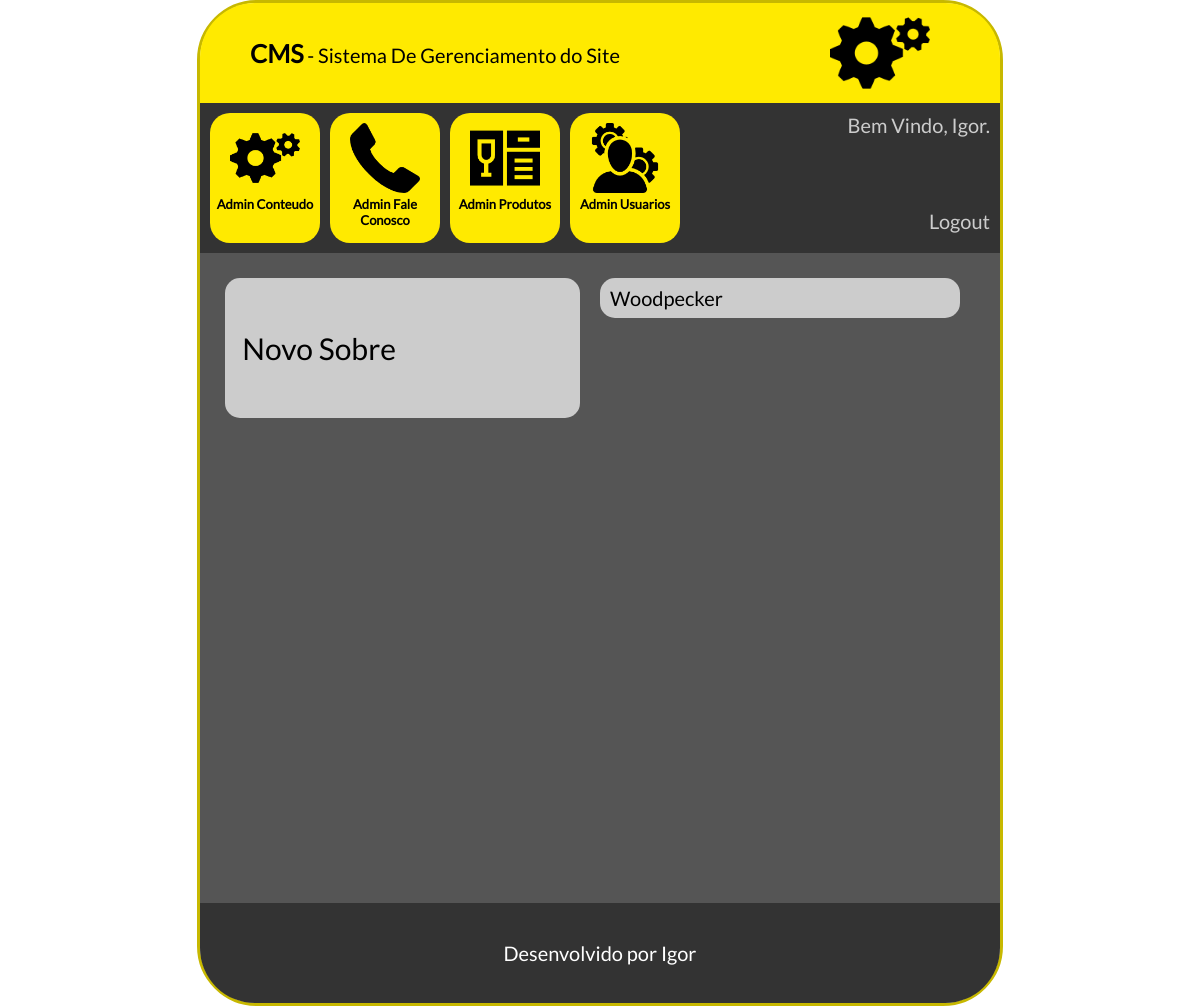
Page /cms/adminsobre.php (signed in) on the earlier database version.
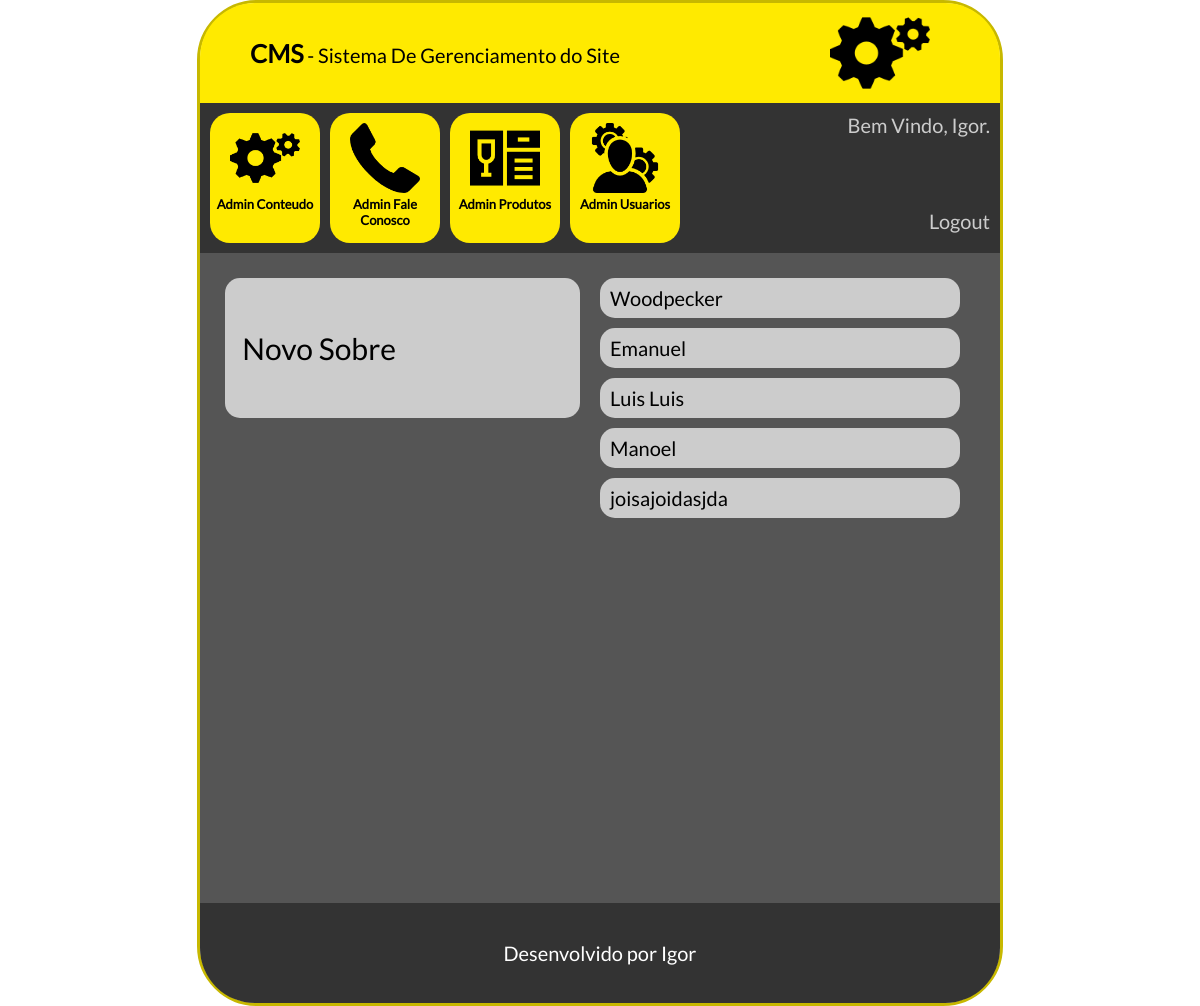
Same page on the later database version.
### tables this page shows
CREATE TABLE `tbl_usuarios` (
  `id` int(11) NOT NULL AUTO_INCREMENT,
  `nome` varchar(100) NOT NULL,
  `senha` varchar(100) NOT NULL,
  `id_nivel` int(11) NOT NULL,
  `ativo` int(11) NOT NULL,
  PRIMARY KEY (`id`),
  UNIQUE KEY `nome_UNIQUE` (`nome`),
  KEY `fk_usuarios_niveis_idx` (`id_nivel`),
  CONSTRAINT `fk_usuarios_niveis` FOREIGN KEY (`id_nivel`) REFERENCES `tbl_niveis` (`id`) ON DELETE NO ACTION ON UPDATE NO ACTION
);

CREATE TABLE `tbl_sobre` (
  `id` int(11) NOT NULL AUTO_INCREMENT,
  `nome` varchar(200) NOT NULL,
  `sobre` longtext NOT NULL,
  `ativo` int(11) NOT NULL,
  PRIMARY KEY (`id`,`nome`)
);

### cms/conexao.php (called while the page is built)
<?php
    function conexaoDb(){
        $host = "localhost";
        $database = "db_banca";
        $user = "root";
        $password = "bcd127";
        if(!$conexao = mysqli_connect($host,$user,$password,$database)){
            echo('Erro na conexão com o Banco de Dados');
        }
        return $conexao;
    }
?>

### cms/db.php (called while the page is built, shortened)
<?php
    include_once "conexao.php";
    function selectUsuarioBanco($id){
        $sql = "SELECT * from tbl_usuarios WHERE id=". $id;
        return mysqli_query(conexaoDb(), $sql);
    }
    function selectSobresBanco(){
        $sql = "SELECT * from tbl_sobre";
        return mysqli_query(conexaoDb(), $sql);
    }
?>

### cms/adminsobre.php (the view, shortened to what this page needs)
<?php
    include_once "db.php";
    $selectLogin = selectUsuarioBanco($_SESSION["idLogin"]);
    $rsLogado = mysqli_fetch_array($selectLogin);
    $nomeLogado = $rsLogado["nome"];
    $select = selectSobresBanco();
?>
<!doctype html>
<html lang="pt-br">
	<head>
        <link rel="stylesheet" type="text/css" href="css/style.css">
	</head>
	<body>
        <main id="caixaPrincipal">
            <div id="caixaLogo">
                <span class="textoGrande">CMS</span> - Sistema De Gerenciamento do Site
                <div id="logo"><img src="icones/config.png"></div>
            </div>
            <div id="caixaOpcoes">
                <a href="index.php">
                    <div class="caixaItem">
                        <img src="icones/config.png"><br>
                        Admin Conteudo
                    </div>
                </a>
                <a href="faleconosco.php">
                    <div class="caixaItem">
                        <img src="icones/contato.png"><br>
                        Admin Fale Conosco
                    </div>
                </a>
                <a href="produtos.php">
                    <div class="caixaItem">
                        <img src="icones/produtos.png"><br>
                        Admin Produtos
                    </div>
                </a>
                <a href="usuarios.php">
                    <div class="caixaItem">
                        <img src="icones/admin.png"><br>
                        Admin Usuarios
                    </div>
                </a>
                <div id="caixaUsuario">
                    Bem Vindo, <?php echo($nomeLogado)?>.<br><br><br><br>
                    <a href="../login.php?modo=logout"><span class="branco">Logout</span></a>
                </div>
            </div>
            <div id="caixaConteudo">
                <div class=colunaConteudo>
                    <a href="cadastrarsobre.php">
                        <div class="caixaOpcao">
                             &nbsp;&nbsp; Novo Sobre
                        </div>
                    </a>
                </div>
                <div class=colunaConteudoContatoNivel>
                    <?php
                    while($rsSobre = mysqli_fetch_array($select)){
                    ?>
                        <div class="usuarioNivel">
                             <?php echo($rsSobre['nome'])?>
                        </div>
                    <?php } ?>
                </div>
            </div>
            <footer id="rodape">
                Desenvolvido por Igor
            </footer>
        </main>
    </body>
</html>

### cms/css/style.css (style rules this page uses)
* { margin: 0px; padding: 0px; text-decoration: none; font-family: lato; font-size: 20px; }
.branco { color: #cccccc; }
.textoGrande { font-size: 25px; font-weight: bold; }
#caixaPrincipal { height: 1000px; width: 800px; margin-left: auto; margin-right: auto; border-radius: 60px; border: solid 3px #c7b800; }
#caixaLogo { height: 100px; width: 700px; background-color: #ffea00; border-top-left-radius: 55px; border-top-right-radius: 55px;; line-height: 100px; padding-left: 50px; padding-right: 50px; }
#logo { height: 100px; width: 100px; margin-right: 20px; float: right; }
#logo img { max-height: 100px; max-width: 100px; margin-right: 0px; transition: 0.2s; }
#caixaOpcoes { height: 130px; width: 780px; padding: 10px; background-color: #333333; }
.caixaItem { height: 110px; width: 110px; font-weight: bold; font-size: 13px; background-color: #ffea00; text-align: center; float: left; margin-right: 10px; padding-top: 10px; padding-bottom: 10px; border-radius: 20px; transition: 0.2s; color: #000000; }
.caixaItem img { height: 70px; width: 70px; }
#caixaUsuario { color: #cccccc; text-align: right; float: right; }
#caixaConteudo { height: 600px; width: 750px; padding: 25px; background-color: #555555; }
.colunaConteudo, .colunaConteudoContatoNivel { height: 600px; width: 375px; float: left; }
.colunaConteudoContatoNivel { overflow: auto; }
.caixaOpcao { height: 140px; width: 355px; line-height: 140px; margin-bottom: 10px; background-color: #cccccc; font-size: 30px; border-radius: 15px; transition: 0.2s; color: #000000; }
.usuarioNivel { height: 40px; width: 350px; line-height: 40px; padding-left: 10px; margin-bottom: 10px; background-color: #cccccc; font-size: 20px; border-radius: 15px; transition: 0.2s; }
#rodape { height: 100px; width: 800px; border-bottom-left-radius: 55px; border-bottom-right-radius: 55px; background-color: #333333; text-align: center; line-height: 100px; color: #ffffff; }

Differences in the rows shown:
added tbl_sobre: nome "Emanuel"
added tbl_sobre: nome "Luis Luis"
added tbl_sobre: nome "Manoel"
added tbl_sobre: nome "joisajoidasjda"
